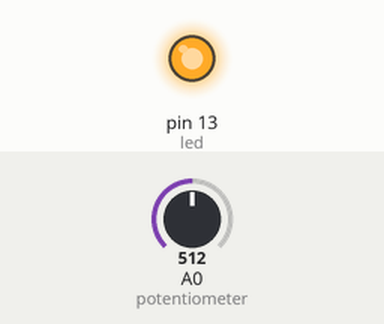
Simulated run of this sketch. Board: Arduino Uno, built with avr-gcc and run on an emulated ATmega328P. On the bench: output pins drawn as LEDs (lit = HIGH). Inputs (shaded band) come from the test bench; at power-on: A0 (potentiometer) = 512. What the sketch prints to the serial monitor is not drawn.

Above: at 0.1 s.
Timing chart, 0 to 1.6 s (numbered marks = the images above):
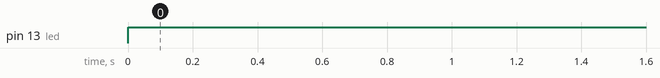

Measured:
- by itself, pin 13 (led): LOW → HIGH at 0.00 s

The sketch:

potenciometro.ino
```cpp
/*
	Lee el valor del potenciometro y lo muestra por la salida serie
*/

int potentiometer = A0;
int led = 13 ;
int val;

void setup() {
  pinMode(led, OUTPUT);
  Serial.begin(9600);
  Serial.println("Reading:...");
}

void loop() {
  val = analogRead(potentiometer);
  digitalWrite(led,HIGH);
  Serial.print("Value: ");
  Serial.println(val);
  delay(1000);

}
```
